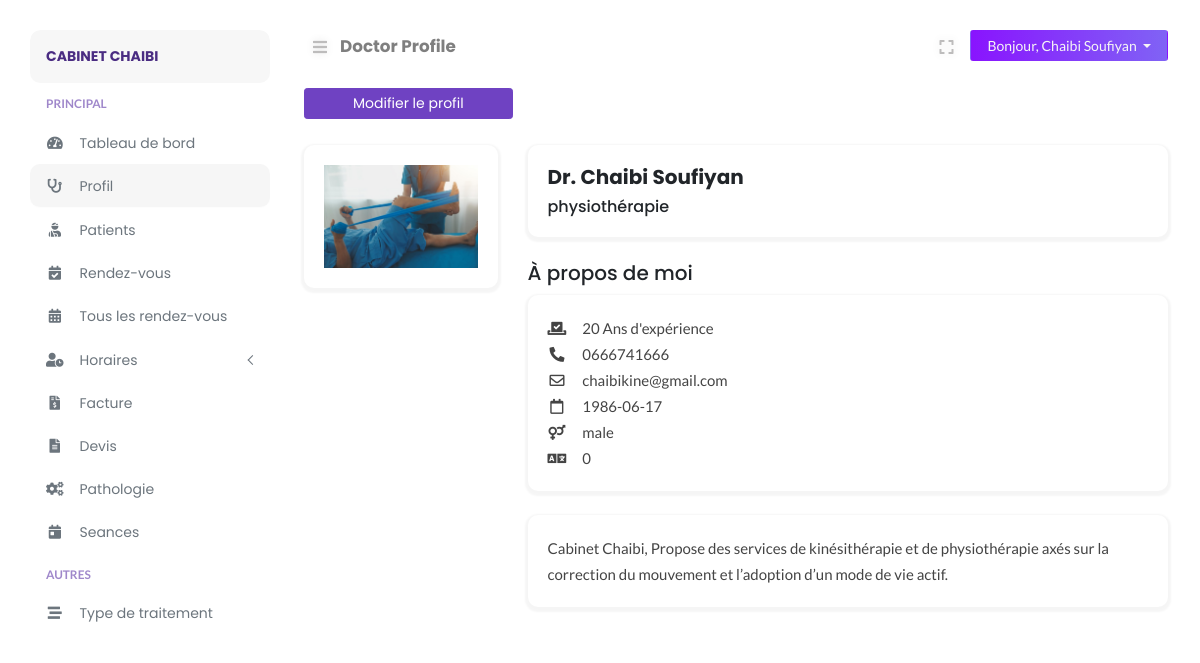
/doctor/doctor.php (signed in), run on the app's committed database.
### tables this page shows
CREATE TABLE `doctors` (
  `doctor_id` int NOT NULL,
  `doctor_avatar` varchar(255) NOT NULL,
  `doctor_firstname` varchar(255) NOT NULL,
  `doctor_lastname` varchar(255) NOT NULL,
  `doctor_speciality` varchar(255) NOT NULL,
  `doctor_experience` varchar(10) NOT NULL,
  `doctor_desc` text NOT NULL,
  `doctor_password` varchar(255) NOT NULL,
  `doctor_token` varchar(255) DEFAULT NULL,
  `doctor_spoke` varchar(255) NOT NULL,
  `doctor_gender` varchar(10) NOT NULL,
  `doctor_dob` date NOT NULL,
  `doctor_email` varchar(255) NOT NULL,
  `doctor_contact` varchar(15) NOT NULL,
  `consult_fee` int NOT NULL,
  `date_created` datetime NOT NULL,
  `clinic_id` int NOT NULL
);

CREATE TABLE `speciality` (
  `speciality_id` int NOT NULL,
  `speciality_name` varchar(255) NOT NULL,
  `speciality_icon` varchar(255) DEFAULT NULL
);

### doctor/includes/path.inc.php (called while the page is built, shortened)
<?php
$PATH = "doclab/doctor";
switch ($_SERVER["SCRIPT_NAME"]) {
    case '/'.$PATH.'/doctor.php':
        $CURRENT_PAGE = "Doctor Profile";
        break;
}
?>

### doctor/includes/session.inc.php (called while the page is built, shortened)
<?php
$sess_email = $_SESSION["DoctorRoleEmail"];
$stmt = $conn->prepare("SELECT * FROM doctors WHERE doctor_email = ?");
$stmt->bind_param("s", $sess_email);
$stmt->execute();
$doctor_result = $stmt->get_result();
$doctor_row = $doctor_result->fetch_assoc();

### doctor/doctor.php (the view, shortened to what this page needs)
<?php
require_once('../config/autoload.php');
include('./includes/path.inc.php');
include('./includes/session.inc.php');
?>
<!DOCTYPE html>
<html lang="fr">
<head>
</head>
<body>
    <div class="page-content" id="content">
        <?php include HEADER; ?>
        <div class="row">
            <div class="col-12 mt-3 mb-3">
                <a href="./doctor-edit.php" class="btn btn-primary btn-sm pull-right px-5">Modifier le profil</a>
            </div>
            <div class="col-md-3">
                <div class="card">
                    <div class="card-body">
                        <?php
                        if ($doctor_row["doctor_avatar"] != "") {
                            echo '<img src="../uploads/' . $doctor_row["clinic_id"] . '/doctor'. '/' . $doctor_row["doctor_avatar"] . '" id="output" class="img-fluid thumbnail" alt="Avatar-Docteur" title="Avatar-Docteur">';
                        } else {
                            echo '<img src="./img/empty-avatar.jpg" id="output" class="img-fluid thumbnail" alt="Avatar-Docteur" title="Avatar-Docteur">';
                        }
                        ?>
                    </div>
                </div>
            </div>
            <div class="col-md-9">
                <div class="card">
                    <div class="card-body">
                        <h5 class="font-weight-bold mb-2">Dr. <?php echo $doctor_row["doctor_lastname"] . ' ' . $doctor_row["doctor_firstname"]; ?></h5>
                        <h6>
                            <?php
                            $table_result = mysqli_query($conn, "SELECT * FROM speciality WHERE speciality_id =  '".$doctor_row["doctor_speciality"]."' ");
                            while ($table_row = mysqli_fetch_assoc($table_result)) {
                                echo $table_row['speciality_name'];
                            }
                            ?>
                        </h6>
                    </div>
                </div>
                <div class="mt-3">
                    <h5>À propos de moi</h5>
                    <div class="card">
                        <div class="card-body">
                            <p><i class="fas fa-vote-yea fa-fw mr-3"></i><?= $doctor_row["doctor_experience"]; ?> Ans d'expérience</p>
                            <p><i class="fas fa-phone-alt fa-fw mr-3"></i><?= $doctor_row["doctor_contact"]; ?></p>
                            <p><i class="far fa-envelope fa-fw mr-3"></i><?= $doctor_row["doctor_email"]; ?></p>
                            <p><i class="far fa-calendar fa-fw mr-3"></i><?= $doctor_row["doctor_dob"]; ?></p>
                            <p><i class="fas fa-venus-mars fa-fw mr-3"></i><?= $doctor_row["doctor_gender"]; ?></p>
                            <p><i class="fas fa-language fa-fw mr-3"></i><?= $doctor_row["doctor_spoke"]; ?></p>
                        </div>
                    </div>
                </div>
                <div>
                    <div class="card">
                        <div class="card-body">
                            <p><?= $doctor_row["doctor_desc"]; ?></p>
                        </div>
                    </div>
                </div>
            </div>
        </div>
    </div>
</body>
</html>

### doctor/layouts/nav_header.php (shortened to what this page needs)
<nav class="navbar navbar-header mb-2">
    <ul class="nav mr-auto">
        <li class="nav-item">
            <button class="btn btn-sm btn-expand" id="sidebarCollapse"><i class="fa fa-bars"></i></button>
        </li>
        <li class="nav-item nav-title">
            <a href="<?php echo $_SERVER["REQUEST_URI"];?>"><?php echo $CURRENT_PAGE;?></a>
        </li>
    </ul>
    <ul class="nav ml-auto">
        <li class="nav-item mr-2">
            <button class="btn btn-sm btn-expand" id="full-view"><i class="fa fa-expand"></i></button>
        </li>
        <li class="nav-item">
            <div class="btn-group">
                <button type="button" class="btn btn-sm dropdown-toggle btn-profile px-3" data-toggle="dropdown" aria-haspopup="true"
                    aria-expanded="false">
                    Bonjour, <?php echo $doctor_row["doctor_lastname"].' '.$doctor_row["doctor_firstname"]; ?>
                </button>
            </div>
        </li>
    </ul>
</nav>

### assets/css/typography.css (style rules this page uses)
body { font-size: 14px; font-family: 'Lato', sans-serif; }
h1, h2, h3, h4, h5, h6 { margin: 0; font-family: 'Poppins', 'Helvetica', sans-serif; }
p { font-family: 'Lato', sans-serif; font-size: 15px; line-height: 26px; color: #444; margin-bottom: 0; }
a, a:visited { text-decoration: none; transition: all 0.3s ease-in-out; -webkit-transition: all 0.3s ease-in-out; -moz-transition: all 0.3s ease-in-out; -o-transition: all 0.3s ease-in-out; outline: 0; font-family: 'Poppins', 'Helvetica', sans-serif; }
ul, ol { margin-bottom: 0px; margin-top: 0px; padding: 0; }
ul { margin: 0; list-style-type: none; }
button { cursor: pointer; outline: none!important; letter-spacing: 0; }

### assets/css/default.css (style rules this page uses)
.navbar-header { padding: 0 !important; }
.nav-title { padding-top: 4px; margin-left: 4px; }
.nav-title a { font-weight: bold; font-size: 1.05rem; color: rgba(0, 0, 0, .5); }
.btn-profile { background: linear-gradient(to right, #8914fe 0%, #8063f5 100%); color: #f5f5f5; }
button.btn-expand { font-size: 16px !important; color: #bdbcbc; vertical-align: middle; text-shadow: 0 0 8px rgba(0, 0, 0, 0.12); -webkit-transition: color 0.3s ease 0s; transition: color 0.3s ease 0s; }
button#full-view { display: inline-block; }
body { overflow-x: hidden; background: #fff; }
.page-content { width: calc(100% - 15rem); margin-left: 16rem; transition: all 0.4s; padding: 1.9rem 3rem; }
:root { --primary-color: #6F42C2; }
.btn-primary { color: #fff; background-color: #6F42C2 !important; border-color: #6F42C2 !important; }
.card { margin: 10px 0; border-radius: 10px !important; border: 0; margin-bottom: 1.5rem; box-shadow: 0 2px 2px 3px rgba(0, 0, 0, .04); transition: all .2s ease-in-out; }

### assets/css/clinic/login.css (style rules this page uses)
html { min-height:100%; position:relative; }

### data on the page
doctors: doctor_lastname "Chaibi", doctor_firstname "Soufiyan", doctor_avatar (picture), doctor_experience "20", doctor_contact "0666741666", doctor_email "chaibikine@gmail.com", doctor_dob "1986-06-17", doctor_gender "male", doctor_spoke "0", doctor_desc "Cabinet Chaibi, Propose des services de kinésithérapie et de physiothérapie axés sur la correction du mouvement et l’adoption d’un mode de vie actif."
speciality: speciality_name "physiothérapie"

### other printed values
$BRAND_NAME "CABINET CHAIBI"
$CURRENT_PAGE "Doctor Profile"
